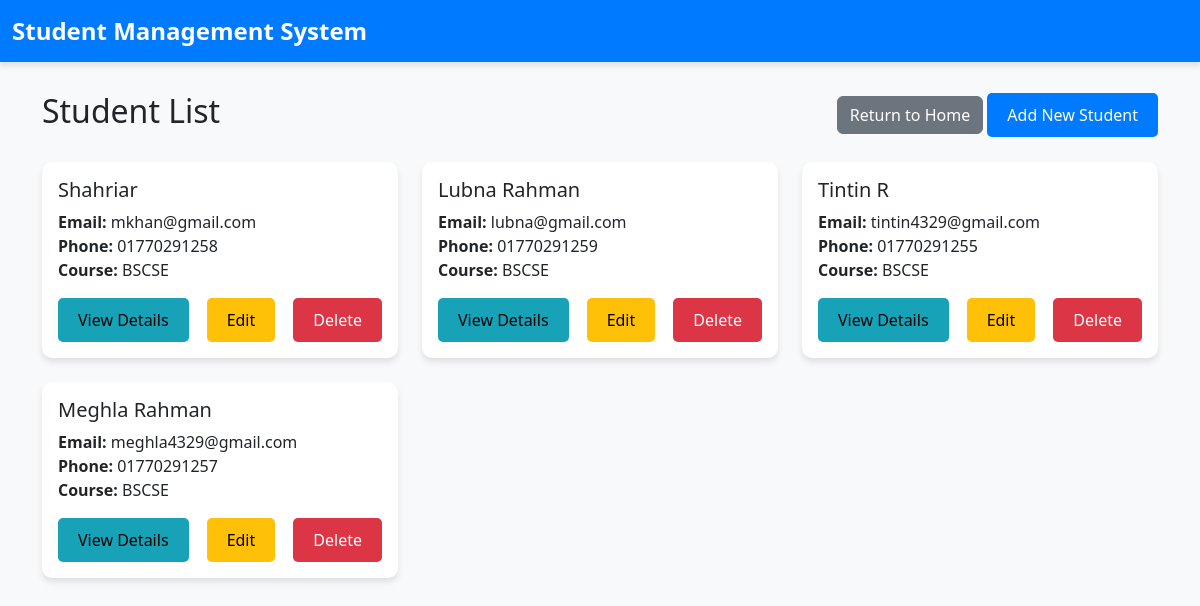
The page /students/ on the database its author committed.
### students/models.py (models this page shows, shortened)
class Student(models.Model):
    name = models.CharField(max_length=100)
    email = models.EmailField(unique=True)
    phone = models.CharField(max_length=15)
    course = models.CharField(max_length=100)

### students/views.py (the view)
# urls.py: path('', views.student_list, name='student_list'),
def student_list(request):
    students = Student.objects.all()
    return render(request, 'students/student_list.html', {'students': students})

### students/templates/students/student_list.html
{% extends "students/base.html" %} {% block content %}
<div class="d-flex justify-content-between align-items-center mb-4">
  <h2>Student List</h2>
  <div>
    <a href="{% url 'home' %}" class="btn btn-secondary">Return to Home</a>
    <a href="{% url 'student_create' %}" class="btn btn-primary"
      >Add New Student</a
    >
  </div>
</div>
<div class="row">
  {% for student in students %}
  <div class="col-md-4 mb-4">
    <div class="card">
      <div class="card-body">
        <h5 class="card-title">{{ student.name }}</h5>
        <p class="card-text">
          <strong>Email:</strong> {{ student.email }}<br />
          <strong>Phone:</strong> {{ student.phone }}<br />
          <strong>Course:</strong> {{ student.course }}
        </p>
        <div class="d-flex justify-content-between">
          <a href="{% url 'student_detail' student.pk %}" class="btn btn-info"
            >View Details</a
          >
          <a
            href="{% url 'student_update' student.pk %}"
            class="btn btn-warning"
            >Edit</a
          >
          <a href="{% url 'student_delete' student.pk %}" class="btn btn-danger"
            >Delete</a
          >
        </div>
      </div>
    </div>
  </div>
  {% endfor %}
</div>
{% endblock %}

### students/templates/students/base.html (shortened to what this page needs)
<!DOCTYPE html>
<html lang="en">
  <head>
    <link
      href="https://cdn.jsdelivr.net/npm/bootstrap@5.3.0/dist/css/bootstrap.min.css"
      rel="stylesheet"
    />
  </head>
  <body>
    <nav class="navbar navbar-expand-lg navbar-dark">
      <div class="container-fluid">
        <a class="navbar-brand" href="{% url 'home' %}"
          >Student Management System</a
        >
      </div>
    </nav>
    <div class="container">
       {% block content %} {% endblock %}
    </div>
  </body>
</html>

### students/templates/students/base.html (style rules this page uses)
body { background-color: #f8f9fa; font-family: "Segoe UI", Tahoma, Geneva, Verdana, sans-serif; }
.navbar { background-color: #007bff; box-shadow: 0 4px 6px rgba(0, 0, 0, 0.1); }
.navbar-brand { font-weight: 600; font-size: 1.5rem; color: white !important; }
.container { margin-top: 30px; }
.card { border: none; border-radius: 10px; box-shadow: 0 4px 6px rgba(0, 0, 0, 0.1); transition: transform 0.2s; }
.btn-primary { background-color: #007bff; border: none; padding: 10px 20px; border-radius: 5px; }
.btn-warning { background-color: #ffc107; border: none; padding: 10px 20px; border-radius: 5px; }
.btn-danger { background-color: #dc3545; border: none; padding: 10px 20px; border-radius: 5px; }
.btn-info { background-color: #17a2b8; border: none; padding: 10px 20px; border-radius: 5px; }

### rows shown on the page
Student: name "Shahriar", email "mkhan@gmail.com", phone "01770291258", course "BSCSE"
Student: name "Lubna Rahman", email "lubna@gmail.com", phone "01770291259", course "BSCSE"
Student: name "Tintin R", email "tintin4329@gmail.com", phone "01770291255", course "BSCSE"
Student: name "Meghla Rahman", email "meghla4329@gmail.com", phone "01770291257", course "BSCSE"
